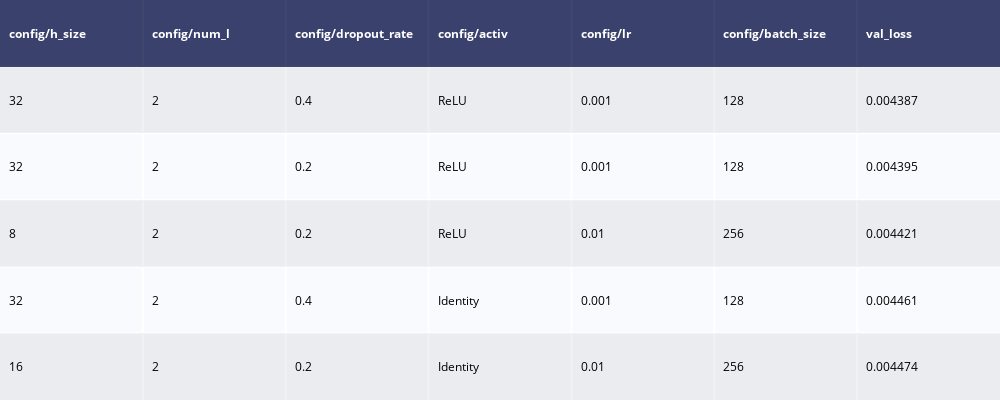

Notebook source saved alongside this figure:
### Code cell
# Plotting 5 best results from LSTM grid search
# I only consider trials that reached the maximum number of 20 epochs
lstm_results_df = pd.read_csv("lstm_results_df.csv")
lstm_5best = lstm_results_df.loc[lstm_results_df["training_iteration"] == 20].nsmallest(5, "val_loss").iloc[:, list(range(-6, 0)) + [1]]
lstm_5best["config/activ"] = lstm_5best["config/activ"].map(lambda x: get_activ_name(x))
lstm_5best["val_loss"] = lstm_5best["val_loss"].map("{0:.6f}".format)

fig =  ff.create_table(lstm_5best, index=False)
fig.update_layout(
    autosize=False,
    width=1000,
    height=400
)
fig.write_image("visualizations/lstm_5best.png", scale=2)
fig.show()

### Figure 1 — Plotly figure (JSON) as saved in the notebook; plotly's stock layout.template omitted (floating-point values rounded to 4 significant figures)
{"data": [{"colorscale": [[0, "#00083e"], [0.5, "#ededee"], [1, "#ffffff"]], "hoverinfo": "none", "opacity": 0.75, "showscale": false, "type": "heatmap", "z": [[0, 0, 0, 0, 0, 0, 0], [0.5, 0.5, 0.5, 0.5, 0.5, 0.5, 0.5], [1, 1, 1, 1, 1, 1, 1], [0.5, 0.5, 0.5, 0.5, 0.5, 0.5, 0.5], [1, 1, 1, 1, 1, 1, 1], [0.5, 0.5, 0.5, 0.5, 0.5, 0.5, 0.5]]}], "layout": {"annotations": [{"align": "left", "font": {"color": "#ffffff"}, "showarrow": false, "text": "<b>config/h_size</b>", "x": -0.45, "xanchor": "left", "xref": "x", "y": 0, "yref": "y"}, {"align": "left", "font": {"color": "#ffffff"}, "showarrow": false, "text": "<b>config/num_l</b>", "x": 0.55, "xanchor": "left", "xref": "x", "y": 0, "yref": "y"}, {"align": "left", "font": {"color": "#ffffff"}, "showarrow": false, "text": "<b>config/dropout_rate</b>", "x": 1.55, "xanchor": "left", "xref": "x", "y": 0, "yref": "y"}, {"align": "left", "font": {"color": "#ffffff"}, "showarrow": false, "text": "<b>config/activ</b>", "x": 2.55, "xanchor": "left", "xref": "x", "y": 0, "yref": "y"}, {"align": "left", "font": {"color": "#ffffff"}, "showarrow": false, "text": "<b>config/lr</b>", "x": 3.55, "xanchor": "left", "xref": "x", "y": 0, "yref": "y"}, {"align": "left", "font": {"color": "#ffffff"}, "showarrow": false, "text": "<b>config/batch_size</b>", "x": 4.55, "xanchor": "left", "xref": "x", "y": 0, "yref": "y"}, {"align": "left", "font": {"color": "#ffffff"}, "showarrow": false, "text": "<b>val_loss</b>", "x": 5.55, "xanchor": "left", "xref": "x", "y": 0, "yref": "y"}, {"align": "left", "font": {"color": "#000000"}, "showarrow": false, "text": "32", "x": -0.45, "xanchor": "left", "xref": "x", "y": 1, "yref": "y"}, {"align": "left", "font": {"color": "#000000"}, "showarrow": false, "text": "2", "x": 0.55, "xanchor": "left", "xref": "x", "y": 1, "yref": "y"}, {"align": "left", "font": {"color": "#000000"}, "showarrow": false, "text": "0.4", "x": 1.55, "xanchor": "left", "xref": "x", "y": 1, "yref": "y"}, {"align": "left", "font": {"color": "#000000"}, "showarrow": false, "text": "ReLU", "x": 2.55, "xanchor": "left", "xref": "x", "y": 1, "yref": "y"}, {"align": "left", "font": {"color": "#000000"}, "showarrow": false, "text": "0.001", "x": 3.55, "xanchor": "left", "xref": "x", "y": 1, "yref": "y"}, {"align": "left", "font": {"color": "#000000"}, "showarrow": false, "text": "128", "x": 4.55, "xanchor": "left", "xref": "x", "y": 1, "yref": "y"}, {"align": "left", "font": {"color": "#000000"}, "showarrow": false, "text": "0.004387", "x": 5.55, "xanchor": "left", "xref": "x", "y": 1, "yref": "y"}, {"align": "left", "font": {"color": "#000000"}, "showarrow": false, "text": "32", "x": -0.45, "xanchor": "left", "xref": "x", "y": 2, "yref": "y"}, {"align": "left", "font": {"color": "#000000"}, "showarrow": false, "text": "2", "x": 0.55, "xanchor": "left", "xref": "x", "y": 2, "yref": "y"}, {"align": "left", "font": {"color": "#000000"}, "showarrow": false, "text": "0.2", "x": 1.55, "xanchor": "left", "xref": "x", "y": 2, "yref": "y"}, {"align": "left", "font": {"color": "#000000"}, "showarrow": false, "text": "ReLU", "x": 2.55, "xanchor": "left", "xref": "x", "y": 2, "yref": "y"}, {"align": "left", "font": {"color": "#000000"}, "showarrow": false, "text": "0.001", "x": 3.55, "xanchor": "left", "xref": "x", "y": 2, "yref": "y"}, {"align": "left", "font": {"color": "#000000"}, "showarrow": false, "text": "128", "x": 4.55, "xanchor": "left", "xref": "x", "y": 2, "yref": "y"}, {"align": "left", "font": {"color": "#000000"}, "showarrow": false, "text": "0.004395", "x": 5.55, "xanchor": "left", "xref": "x", "y": 2, "yref": "y"}, {"align": "left", "font": {"color": "#000000"}, "showarrow": false, "text": "8", "x": -0.45, "xanchor": "left", "xref": "x", "y": 3, "yref": "y"}, {"align": "left", "font": {"color": "#000000"}, "showarrow": false, "text": "2", "x": 0.55, "xanchor": "left", "xref": "x", "y": 3, "yref": "y"}, {"align": "left", "font": {"color": "#000000"}, "showarrow": false, "text": "0.2", "x": 1.55, "xanchor": "left", "xref": "x", "y": 3, "yref": "y"}, {"align": "left", "font": {"color": "#000000"}, "showarrow": false, "text": "ReLU", "x": 2.55, "xanchor": "left", "xref": "x", "y": 3, "yref": "y"}, {"align": "left", "font": {"color": "#000000"}, "showarrow": false, "text": "0.01", "x": 3.55, "xanchor": "left", "xref": "x", "y": 3, "yref": "y"}, {"align": "left", "font": {"color": "#000000"}, "showarrow": false, "text": "256", "x": 4.55, "xanchor": "left", "xref": "x", "y": 3, "yref": "y"}, {"align": "left", "font": {"color": "#000000"}, "showarrow": false, "text": "0.004421", "x": 5.55, "xanchor": "left", "xref": "x", "y": 3, "yref": "y"}, {"align": "left", "font": {"color": "#000000"}, "showarrow": false, "text": "32", "x": -0.45, "xanchor": "left", "xref": "x", "y": 4, "yref": "y"}, {"align": "left", "font": {"color": "#000000"}, "showarrow": false, "text": "2", "x": 0.55, "xanchor": "left", "xref": "x", "y": 4, "yref": "y"}, {"align": "left", "font": {"color": "#000000"}, "showarrow": false, "text": "0.4", "x": 1.55, "xanchor": "left", "xref": "x", "y": 4, "yref": "y"}, {"align": "left", "font": {"color": "#000000"}, "showarrow": false, "text": "Identity", "x": 2.55, "xanchor": "left", "xref": "x", "y": 4, "yref": "y"}, {"align": "left", "font": {"color": "#000000"}, "showarrow": false, "text": "0.001", "x": 3.55, "xanchor": "left", "xref": "x", "y": 4, "yref": "y"}, {"align": "left", "font": {"color": "#000000"}, "showarrow": false, "text": "128", "x": 4.55, "xanchor": "left", "xref": "x", "y": 4, "yref": "y"}, {"align": "left", "font": {"color": "#000000"}, "showarrow": false, "text": "0.004461", "x": 5.55, "xanchor": "left", "xref": "x", "y": 4, "yref": "y"}, {"align": "left", "font": {"color": "#000000"}, "showarrow": false, "text": "16", "x": -0.45, "xanchor": "left", "xref": "x", "y": 5, "yref": "y"}, {"align": "left", "font": {"color": "#000000"}, "showarrow": false, "text": "2", "x": 0.55, "xanchor": "left", "xref": "x", "y": 5, "yref": "y"}, {"align": "left", "font": {"color": "#000000"}, "showarrow": false, "text": "0.2", "x": 1.55, "xanchor": "left", "xref": "x", "y": 5, "yref": "y"}, {"align": "left", "font": {"color": "#000000"}, "showarrow": false, "text": "Identity", "x": 2.55, "xanchor": "left", "xref": "x", "y": 5, "yref": "y"}, {"align": "left", "font": {"color": "#000000"}, "showarrow": false, "text": "0.01", "x": 3.55, "xanchor": "left", "xref": "x", "y": 5, "yref": "y"}, {"align": "left", "font": {"color": "#000000"}, "showarrow": false, "text": "256", "x": 4.55, "xanchor": "left", "xref": "x", "y": 5, "yref": "y"}, {"align": "left", "font": {"color": "#000000"}, "showarrow": false, "text": "0.004474", "x": 5.55, "xanchor": "left", "xref": "x", "y": 5, "yref": "y"}], "autosize": false, "height": 400, "margin": {"b": 0, "l": 0, "r": 0, "t": 0}, "width": 1000, "xaxis": {"dtick": 1, "gridwidth": 2, "showticklabels": false, "tick0": -0.5, "ticks": "", "zeroline": false}, "yaxis": {"autorange": "reversed", "dtick": 1, "gridwidth": 2, "showticklabels": false, "tick0": 0.5, "ticks": "", "zeroline": false}}}
